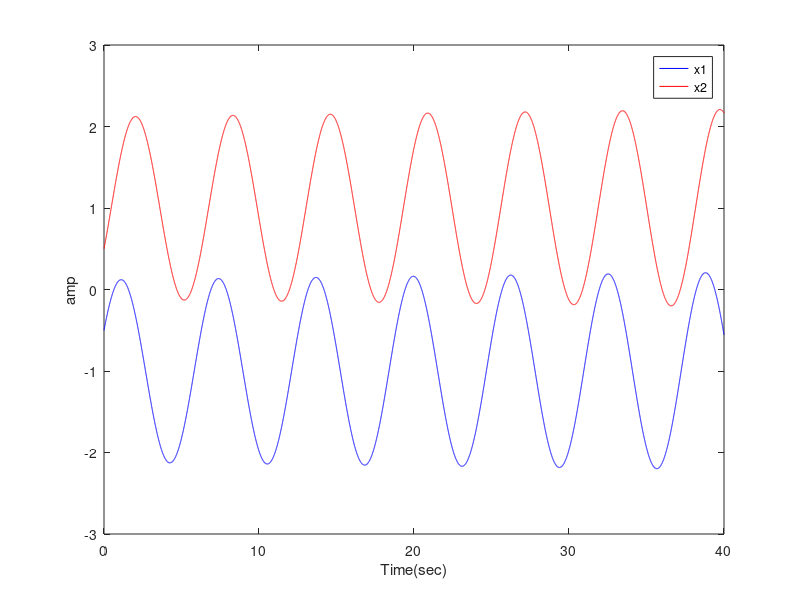

The MATLAB source for this figure:
%EULER for 2 mass oscillator
clear all
clc

% wall -- spring1 -- mass1 -- spring_middle -- mass2 -- spring2 -- wall
% x=-1                                                              1

%positions
left_wall = -1 ;
right_wall = 1 ;

k1 = 1; % spring coeff
k13 = 0 ; %spring 1 cubic term coeff 4 is interesting
d1 = 2e-6 ; % damping coefficient -- need some for stability

k2 = 1; % spring coeff
k23 = 0; %spring 2 cubic term coeff
d2 = 2e-6 ; % damping coefficient -- need some for stability

k_middle = 0 ;  % spring coeff
k_middle_3 = 0;

% need small time step for stability
Fs = 256 ;
dt = 1/Fs ;
tspan = 0:dt:dt*640*16 ; %seconds 
 
%initial condition sets
x0_symm = [-0.5, 1, 0.5, 1];
% init vector
% x(t,1) is spring 1 position
% x(t,2) is spring 1 vel
% x(t,3) is spring 2 position
% x(t,4) is spring 2 vel
x = zeros (length(tspan),4) ;
x(1,:) = x0_symm' ;

for t=2:length(tspan)
    % compute spring tensions,
    % ASSUMING zero rest-length of the springs
    % the left spring
    spring_force1 = k1 * ((x(t-1,1)-left_wall) + k13*(x(t-1,1)-left_wall)^3);
    % the right spring
    spring_force2 = k2 * ((right_wall-x(t-1,3)) + k23*(right_wall-x(t-1,3))^3);
    % the middle spring
    spring_force_middle = k_middle * (x(t-1,3)-x(t-1,1)) + k_middle_3 * (x(t-1,3)-x(t-1,1))^3 ;
    
    % Euler update the vector 
    x(t,1) = x(t-1,1) + x(t-1,2)*dt;
    x(t,2) = x(t-1,2) + (-spring_force1 - d1 * x(t-1,2) + spring_force_middle)*dt ;
    x(t,3) = x(t-1,3) + x(t-1,4)*dt;
    x(t,4) = x(t-1,4) + (spring_force2 - d2 * x(t-1,4) - spring_force_middle)*dt ;
end

figure(1); clf;
plot(tspan,x(:,1), 'b')
hold on
plot(tspan,x(:,3), 'r')

xlabel('Time(sec)')
ylabel('amp')
%set(gca, 'ylim', [-1 1])
legend('x1','x2')

%== end ========================================